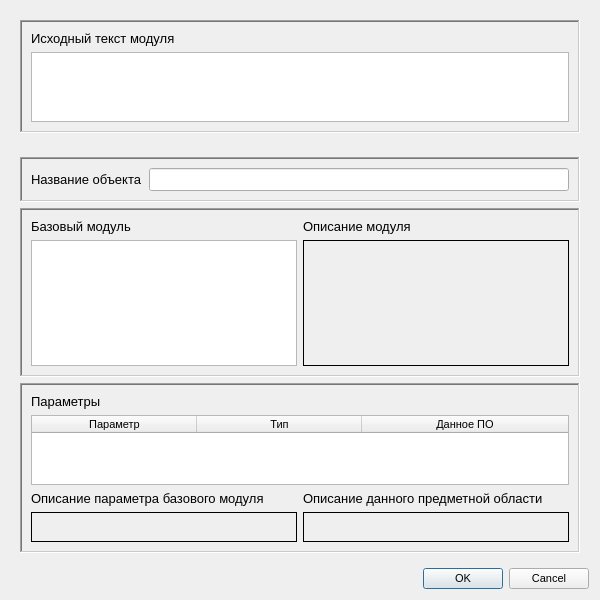
<?xml version="1.0" encoding="UTF-8"?>
<ui version="4.0">
 <class>QPredicateEditor</class>
 <widget class="QDialog" name="QPredicateEditor">
  <property name="windowModality">
   <enum>Qt::ApplicationModal</enum>
  </property>
  <property name="geometry">
   <rect>
    <x>0</x>
    <y>0</y>
    <width>600</width>
    <height>600</height>
   </rect>
  </property>
  <property name="minimumSize">
   <size>
    <width>400</width>
    <height>400</height>
   </size>
  </property>
  <property name="maximumSize">
   <size>
    <width>800</width>
    <height>800</height>
   </size>
  </property>
  <property name="font">
   <font>
    <pointsize>8</pointsize>
   </font>
  </property>
  <property name="windowTitle">
   <string>Редактор объектов</string>
  </property>
  <property name="windowIcon">
   <iconset resource="../../resources.qrc">
    <normaloff>:/images/G.png</normaloff>:/images/G.png</iconset>
  </property>
  <property name="modal">
   <bool>true</bool>
  </property>
  <layout class="QVBoxLayout" name="verticalLayout_5">
   <item>
    <widget class="QWidget" name="inlineWidget" native="true">
     <layout class="QHBoxLayout" name="horizontalLayout_7">
      <item>
       <widget class="QFrame" name="frame_4">
        <property name="frameShape">
         <enum>QFrame::WinPanel</enum>
        </property>
        <property name="frameShadow">
         <enum>QFrame::Sunken</enum>
        </property>
        <property name="lineWidth">
         <number>3</number>
        </property>
        <property name="midLineWidth">
         <number>1</number>
        </property>
        <layout class="QVBoxLayout" name="verticalLayout_6">
         <item>
          <widget class="QLabel" name="inlineModuleTxtLbl">
           <property name="font">
            <font>
             <pointsize>10</pointsize>
            </font>
           </property>
           <property name="text">
            <string>Исходный текст модуля</string>
           </property>
          </widget>
         </item>
         <item>
          <widget class="QCodeEditor" name="inlineModuleTxtEdt"/>
         </item>
        </layout>
       </widget>
      </item>
     </layout>
    </widget>
   </item>
   <item>
    <widget class="QWidget" name="normalWidget" native="true">
     <layout class="QGridLayout" name="gridLayout_2" rowstretch="0,0,0">
      <item row="0" column="0">
       <widget class="QFrame" name="frame_6">
        <property name="sizePolicy">
         <sizepolicy hsizetype="Preferred" vsizetype="Fixed">
          <horstretch>0</horstretch>
          <verstretch>0</verstretch>
         </sizepolicy>
        </property>
        <property name="frameShape">
         <enum>QFrame::WinPanel</enum>
        </property>
        <property name="frameShadow">
         <enum>QFrame::Sunken</enum>
        </property>
        <property name="lineWidth">
         <number>3</number>
        </property>
        <property name="midLineWidth">
         <number>1</number>
        </property>
        <layout class="QHBoxLayout" name="horizontalLayout_5">
         <item>
          <widget class="QLabel" name="predicateNameLbl">
           <property name="font">
            <font>
             <pointsize>10</pointsize>
            </font>
           </property>
           <property name="frameShape">
            <enum>QFrame::NoFrame</enum>
           </property>
           <property name="text">
            <string>Название объекта</string>
           </property>
          </widget>
         </item>
         <item>
          <widget class="QLineEdit" name="predicateNameEdt">
           <property name="font">
            <font>
             <pointsize>10</pointsize>
            </font>
           </property>
           <property name="maxLength">
            <number>255</number>
           </property>
          </widget>
         </item>
        </layout>
       </widget>
      </item>
      <item row="1" column="0">
       <widget class="QFrame" name="frame">
        <property name="sizePolicy">
         <sizepolicy hsizetype="Preferred" vsizetype="MinimumExpanding">
          <horstretch>0</horstretch>
          <verstretch>0</verstretch>
         </sizepolicy>
        </property>
        <property name="frameShape">
         <enum>QFrame::WinPanel</enum>
        </property>
        <property name="frameShadow">
         <enum>QFrame::Sunken</enum>
        </property>
        <property name="lineWidth">
         <number>3</number>
        </property>
        <property name="midLineWidth">
         <number>1</number>
        </property>
        <layout class="QHBoxLayout" name="horizontalLayout_6">
         <item>
          <layout class="QVBoxLayout" name="verticalLayout">
           <item>
            <layout class="QHBoxLayout" name="horizontalLayout_2">
             <item>
              <widget class="QLabel" name="baseModuleLbl">
               <property name="font">
                <font>
                 <pointsize>10</pointsize>
                </font>
               </property>
               <property name="text">
                <string>Базовый модуль</string>
               </property>
              </widget>
             </item>
             <item>
              <widget class="QLabel" name="descriptionLbl">
               <property name="font">
                <font>
                 <pointsize>10</pointsize>
                </font>
               </property>
               <property name="text">
                <string>Описание модуля</string>
               </property>
              </widget>
             </item>
            </layout>
           </item>
           <item>
            <layout class="QHBoxLayout" name="horizontalLayout">
             <item>
              <widget class="QListWidget" name="baseModuleList"/>
             </item>
             <item>
              <widget class="QLabel" name="descriptionLbl_2">
               <property name="sizePolicy">
                <sizepolicy hsizetype="MinimumExpanding" vsizetype="MinimumExpanding">
                 <horstretch>0</horstretch>
                 <verstretch>0</verstretch>
                </sizepolicy>
               </property>
               <property name="minimumSize">
                <size>
                 <width>53</width>
                 <height>0</height>
                </size>
               </property>
               <property name="frameShape">
                <enum>QFrame::Box</enum>
               </property>
               <property name="text">
                <string/>
               </property>
               <property name="textFormat">
                <enum>Qt::PlainText</enum>
               </property>
               <property name="alignment">
                <set>Qt::AlignLeading|Qt::AlignLeft|Qt::AlignTop</set>
               </property>
               <property name="wordWrap">
                <bool>true</bool>
               </property>
               <property name="textInteractionFlags">
                <set>Qt::NoTextInteraction</set>
               </property>
              </widget>
             </item>
            </layout>
           </item>
          </layout>
         </item>
        </layout>
       </widget>
      </item>
      <item row="2" column="0">
       <widget class="QFrame" name="frame_2">
        <property name="sizePolicy">
         <sizepolicy hsizetype="Preferred" vsizetype="MinimumExpanding">
          <horstretch>0</horstretch>
          <verstretch>0</verstretch>
         </sizepolicy>
        </property>
        <property name="frameShape">
         <enum>QFrame::WinPanel</enum>
        </property>
        <property name="frameShadow">
         <enum>QFrame::Sunken</enum>
        </property>
        <property name="lineWidth">
         <number>3</number>
        </property>
        <property name="midLineWidth">
         <number>1</number>
        </property>
        <layout class="QGridLayout" name="gridLayout" rowstretch="50,50">
         <item row="0" column="0">
          <layout class="QVBoxLayout" name="verticalLayout_3">
           <item>
            <widget class="QLabel" name="paramsNormalLbl">
             <property name="font">
              <font>
               <pointsize>10</pointsize>
              </font>
             </property>
             <property name="text">
              <string>Параметры</string>
             </property>
            </widget>
           </item>
           <item>
            <widget class="QTableWidget" name="paramsNormalTable">
             <property name="font">
              <font>
               <family>MS Sans Serif</family>
               <weight>50</weight>
               <bold>false</bold>
              </font>
             </property>
             <property name="editTriggers">
              <set>QAbstractItemView::NoEditTriggers</set>
             </property>
             <property name="selectionMode">
              <enum>QAbstractItemView::SingleSelection</enum>
             </property>
             <attribute name="horizontalHeaderCascadingSectionResizes">
              <bool>true</bool>
             </attribute>
             <attribute name="horizontalHeaderDefaultSectionSize">
              <number>165</number>
             </attribute>
             <attribute name="horizontalHeaderMinimumSectionSize">
              <number>165</number>
             </attribute>
             <attribute name="horizontalHeaderStretchLastSection">
              <bool>true</bool>
             </attribute>
             <attribute name="verticalHeaderDefaultSectionSize">
              <number>22</number>
             </attribute>
             <column>
              <property name="text">
               <string>Параметр</string>
              </property>
             </column>
             <column>
              <property name="text">
               <string>Тип</string>
              </property>
             </column>
             <column>
              <property name="text">
               <string>Данное ПО</string>
              </property>
             </column>
            </widget>
           </item>
          </layout>
         </item>
         <item row="1" column="0">
          <layout class="QVBoxLayout" name="verticalLayout_2">
           <item>
            <layout class="QHBoxLayout" name="horizontalLayout_3">
             <item>
              <widget class="QLabel" name="descriptionBMLbl">
               <property name="font">
                <font>
                 <pointsize>10</pointsize>
                </font>
               </property>
               <property name="text">
                <string>Описание параметра базового модуля</string>
               </property>
              </widget>
             </item>
             <item>
              <widget class="QLabel" name="descriptionPOLbl">
               <property name="font">
                <font>
                 <pointsize>10</pointsize>
                </font>
               </property>
               <property name="text">
                <string>Описание данного предметной области</string>
               </property>
              </widget>
             </item>
            </layout>
           </item>
           <item>
            <layout class="QHBoxLayout" name="horizontalLayout_4">
             <item>
              <widget class="QLabel" name="descriptionBMLbl_2">
               <property name="sizePolicy">
                <sizepolicy hsizetype="MinimumExpanding" vsizetype="MinimumExpanding">
                 <horstretch>0</horstretch>
                 <verstretch>0</verstretch>
                </sizepolicy>
               </property>
               <property name="frameShape">
                <enum>QFrame::Box</enum>
               </property>
               <property name="frameShadow">
                <enum>QFrame::Plain</enum>
               </property>
               <property name="text">
                <string/>
               </property>
               <property name="textFormat">
                <enum>Qt::PlainText</enum>
               </property>
               <property name="alignment">
                <set>Qt::AlignLeading|Qt::AlignLeft|Qt::AlignTop</set>
               </property>
               <property name="wordWrap">
                <bool>true</bool>
               </property>
              </widget>
             </item>
             <item>
              <widget class="QLabel" name="descriptionPOLbl_2">
               <property name="sizePolicy">
                <sizepolicy hsizetype="MinimumExpanding" vsizetype="MinimumExpanding">
                 <horstretch>0</horstretch>
                 <verstretch>0</verstretch>
                </sizepolicy>
               </property>
               <property name="frameShape">
                <enum>QFrame::Box</enum>
               </property>
               <property name="text">
                <string/>
               </property>
               <property name="textFormat">
                <enum>Qt::PlainText</enum>
               </property>
               <property name="alignment">
                <set>Qt::AlignLeading|Qt::AlignLeft|Qt::AlignTop</set>
               </property>
              </widget>
             </item>
            </layout>
           </item>
          </layout>
         </item>
        </layout>
       </widget>
      </item>
     </layout>
    </widget>
   </item>
   <item>
    <widget class="QDialogButtonBox" name="buttonBox">
     <property name="font">
      <font>
       <pointsize>8</pointsize>
      </font>
     </property>
     <property name="orientation">
      <enum>Qt::Horizontal</enum>
     </property>
     <property name="standardButtons">
      <set>QDialogButtonBox::Cancel|QDialogButtonBox::Ok</set>
     </property>
    </widget>
   </item>
  </layout>
 </widget>
 <customwidgets>
  <customwidget>
   <class>QCodeEditor</class>
   <extends>QPlainTextEdit</extends>
   <header>../../src/editor/qcodeeditor.h</header>
  </customwidget>
 </customwidgets>
 <resources>
  <include location="../../resources.qrc"/>
 </resources>
 <connections>
  <connection>
   <sender>buttonBox</sender>
   <signal>rejected()</signal>
   <receiver>QPredicateEditor</receiver>
   <slot>reject()</slot>
   <hints>
    <hint type="sourcelabel">
     <x>316</x>
     <y>260</y>
    </hint>
    <hint type="destinationlabel">
     <x>286</x>
     <y>274</y>
    </hint>
   </hints>
  </connection>
 </connections>
</ui>
